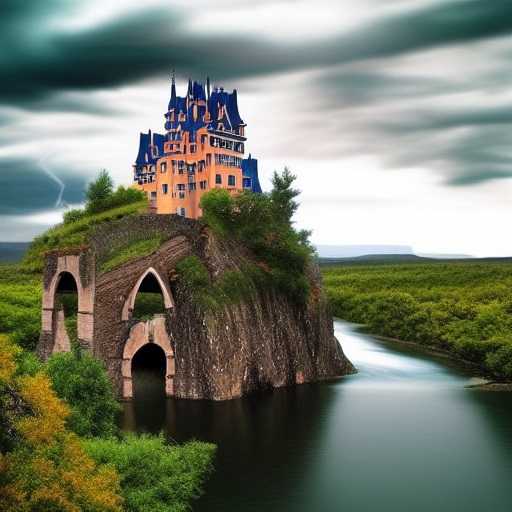
#> input picture DIP/img1.jpg, 512 x 512 px
$ jupyter execute 2a.ipynb
#> lines starting #> are read from the running program, lines starting #| are printed output that depends on the picture
[cell 1]
import cv2
import numpy as np
import matplotlib.pyplot as plt

# Load the grayscale image
image_path = 'img1.jpg'  # Replace with your image path
image = cv2.imread(image_path, cv2.IMREAD_GRAYSCALE)
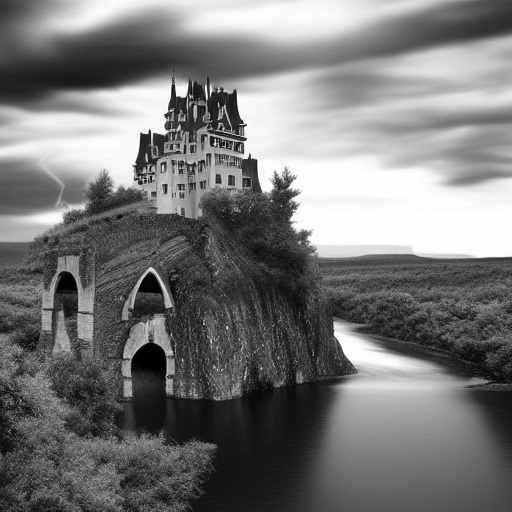
#> image: shape (512, 512); min 0, max 255, mean 119.4

# Define the range of gray levels to enhance
lower_bound = 100  # Lower bound of gray level
upper_bound = 200  # Upper bound of gray level
brightness_increase = 50  # Amount to increase brightness

# Create a copy of the original image to modify
enhanced_image = image.copy()

# Enhance brightness for the specified range
enhanced_image[(image >= lower_bound) & (image <= upper_bound)] += brightness_increase
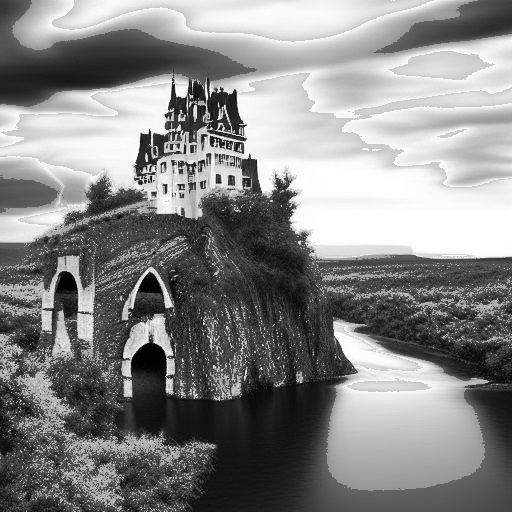
#> enhanced_image: shape (512, 512); min 0, max 255, mean 134.5

# Display original and enhanced images
plt.figure(figsize=(10, 5))
plt.subplot(1, 2, 1)
plt.imshow(image, cmap='gray')
plt.title('Original Image')
plt.axis('off')

plt.subplot(1, 2, 2)
plt.imshow(enhanced_image, cmap='gray')
plt.title('Brightness Enhanced Image')
plt.axis('off')

plt.tight_layout()
plt.show()
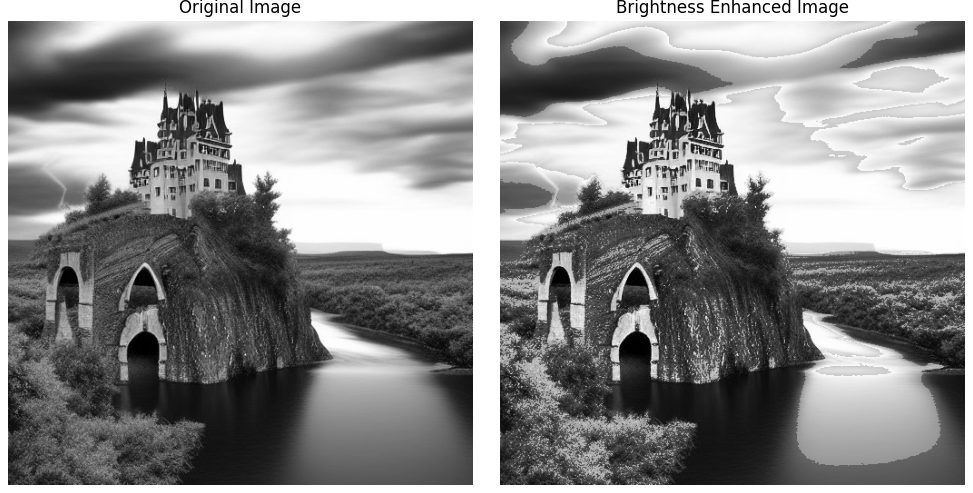
#> figure drawn by matplotlib, 2 panels
